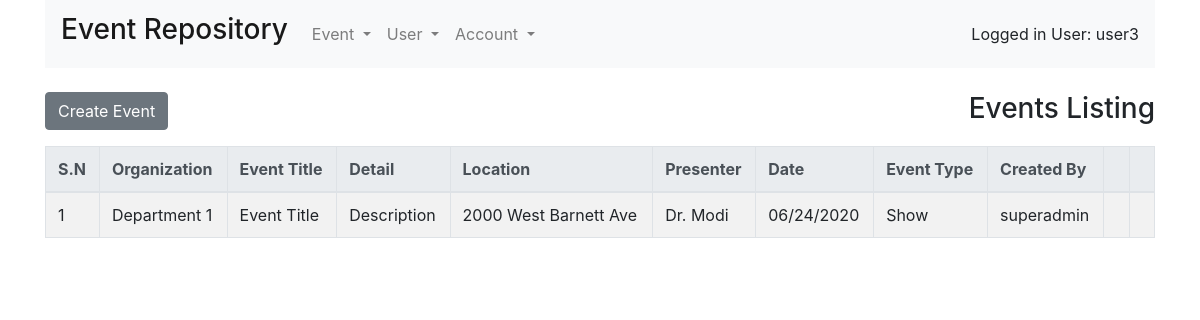
The app's page /Pages/event/eventlisting.php (signed in) with its own data.
### tables this page shows
CREATE TABLE IF NOT EXISTS `events` (
  `id` int(11) NOT NULL AUTO_INCREMENT,
  `organization` text,
  `event_title` text,
  `event_description` text,
  `event_location` text,
  `event_presenter` text,
  `event_date` text,
  `event_type` text,
  `created_by` text,
  `created_date` datetime DEFAULT NULL,
  PRIMARY KEY (`id`)
);

### configurations/dbConnect.php (called while the page is built, shortened)
<?php
    class dbConnect {
        public function __construct() {
            $this->conn = new mysqli(DB_HOST, DB_USER, DB_PASSWORD,DB_DATABASE);
            return  $this->conn;
        }
    }
?>

### Actions/eventAction.php (called while the page is built, shortened)
<?php
include_once '../../configurations/dbConnect.php';
class EventAction extends dbConnect
{
    public function GetEvents()
    {
        $sql = "SELECT * FROM events";
        $result = $this->conn->query($sql);
        return $result;
    }
}

### Pages/event/eventListing.php (the view, shortened to what this page needs)
<?php
include_once '../../index.php';
include_once '../../Actions/EventAction.php';
$funObj = new EventAction();
$users = $funObj->GetEvents();
?>
<br />
<div class="mb-2"> <a class="btn btn-secondary mb-3 float-left" href="createEvent.php" role="button">Create Event</a>
    <h3 class="float-right">Events Listing</h3>
</div>
<br>
<table class="table table-striped table-hover table-bordered">
    <thead class="thead-light">
        <tr>
            <th scope="col">S.N</th>
            <th scope="col">Organization</th>
            <th scope="col">Event Title</th>
            <th scope="col">Detail</th>
            <th scope="col">Location</th>
            <th scope="col">Presenter</th>
            <th scope="col">Date</th>
            <th scope="col">Event Type</th>
            <th scope="col">Created By</th>
            <th scope="col"></th>
            <th scope="col"></th>
        </tr>
    </thead>
    <tbody>
        <?php
$count = 1;
while ($row = $users->fetch_assoc()) {?>
        <td><?php echo $count; ?></td>
        <td><?php echo $row["organization"]; ?></td>
        <td><?php echo $row["event_title"]; ?></td>
        <td><?php echo $row["event_description"]; ?></td>
        <td><?php echo $row["event_location"]; ?></td>
        <td><?php echo $row["event_presenter"]; ?></td>
        <td><?php echo $row["event_date"]; ?></td>
        <td><?php echo $row["event_type"]; ?></td>
        <td><?php echo $row["created_by"]; ?></td>
        <td>
        </td>
        <td>
        </td>
        <?php $count++;}?>
    </tbody>
</table>
</div>
</body>
</html>

### records on screen
events: organization "Department 1", event_title "Event Title", event_description "Description", event_location "2000 West Barnett Ave", event_presenter "Dr. Modi", event_date "06/24/2020", event_type "Show", created_by "superadmin"

### other values on screen
$_SESSION["username"] "user3"
